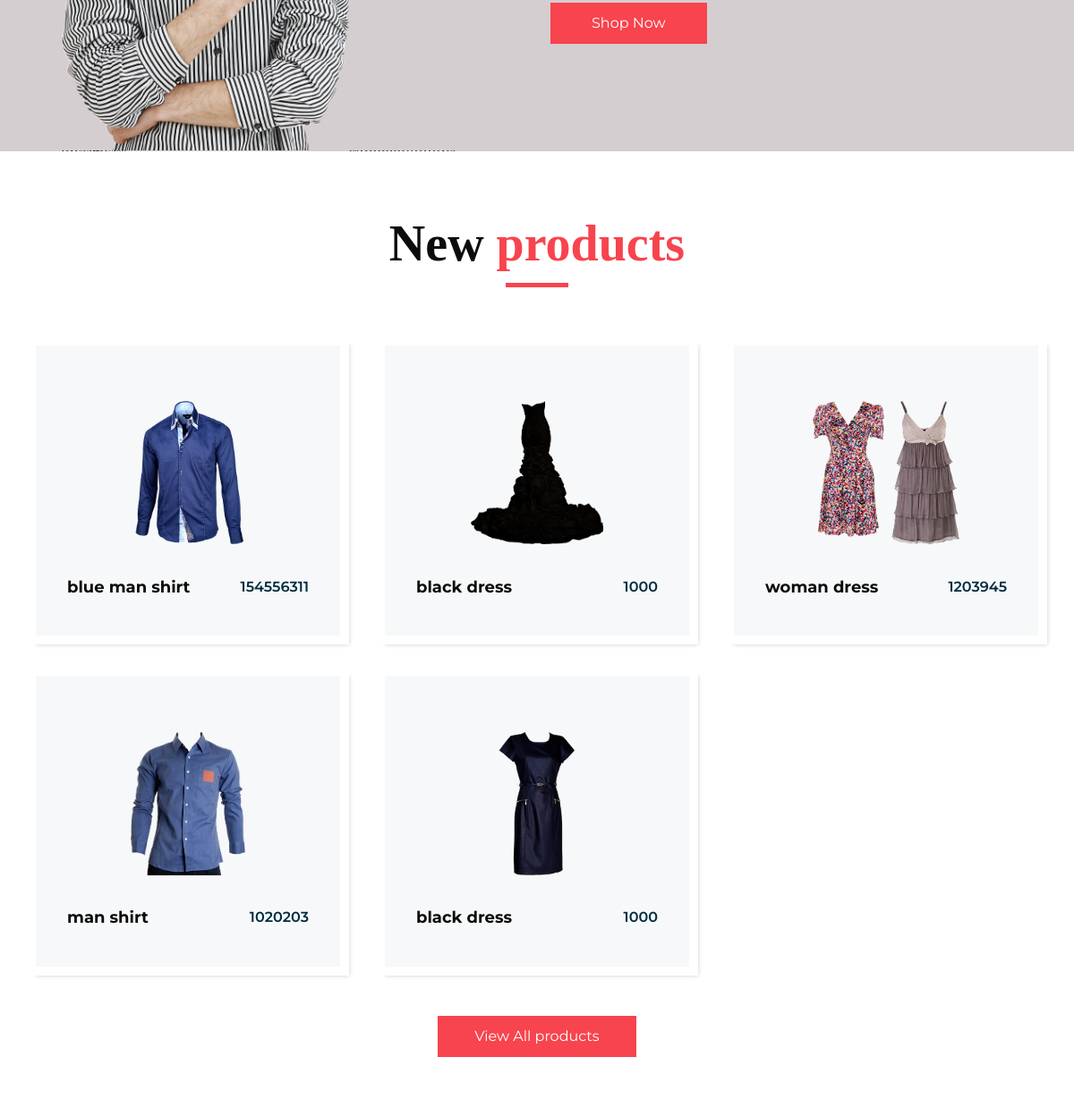
The app's page / (middle part), older data.
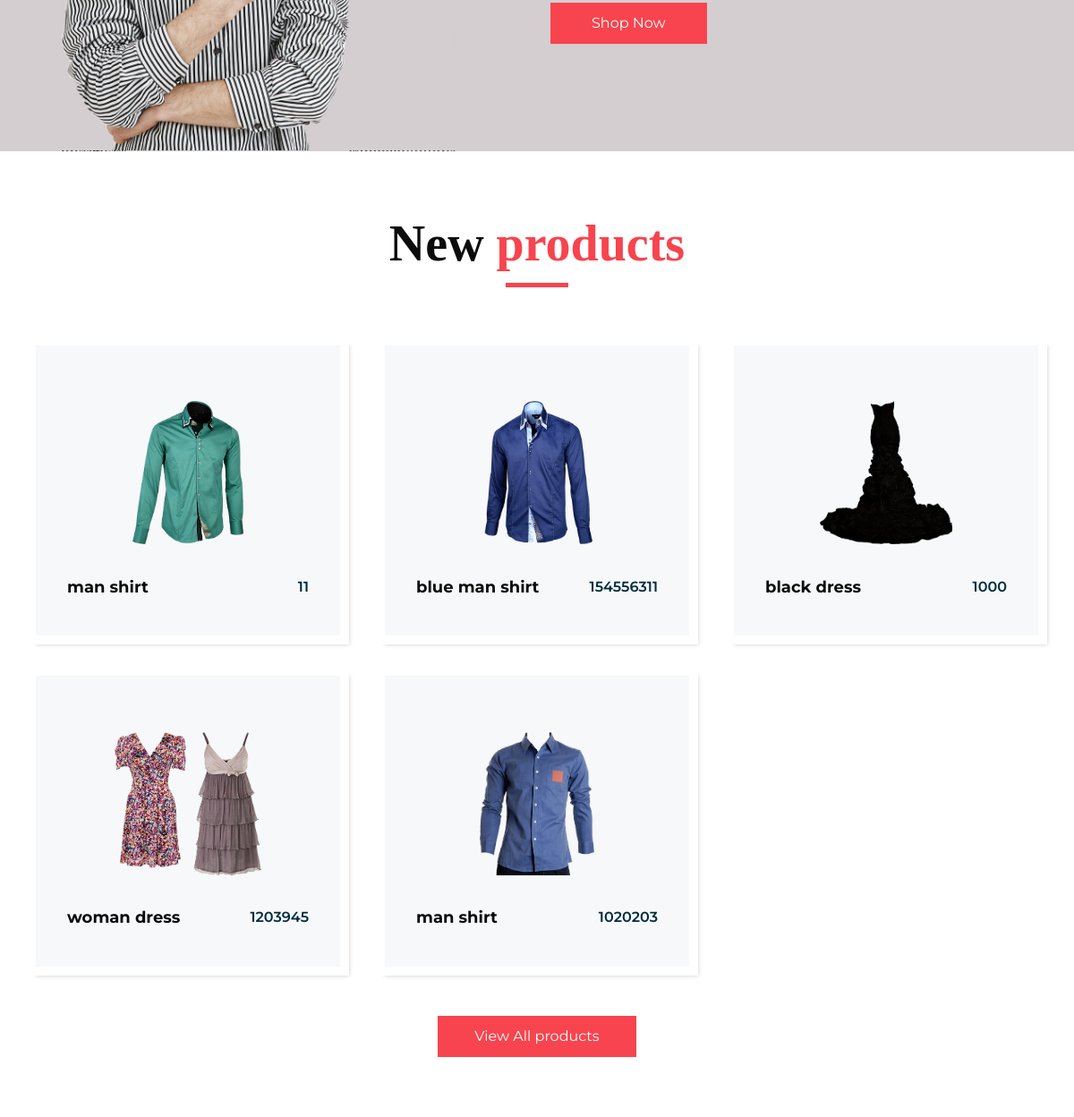
The same page, newer data.
### shop/models.py (models this page shows, shortened)
class Product(models.Model):
    category = models.ForeignKey(Category, related_name="products", on_delete=models.CASCADE,)
    name = models.CharField( max_length=200, db_index=True)
    slug = models.SlugField( max_length=200, db_index=True)
    description = models.TextField(blank=True)
    price = models.PositiveIntegerField()
    image = models.ImageField( blank=True, upload_to=user_directory_path)
    amount = models.PositiveIntegerField()
    created = models.DateTimeField(auto_now_add=True)
    updated = models.DateTimeField(auto_now=True)
    class Meta:
        ordering = ("-updated",)
        index_together = (("id", "slug"),)

### Shop-core/views.py (the view)
# urls.py: path("", homepage, name="home"),
def homepage(request):
    new_products = Product.objects.order_by("-id")[0:5]
    return render(request, "index.html", {"new_products": new_products})

### cart/cart.py (called while the page is built)
    def __len__(self):
        return sum(item["quantity"] for item in self.cart.values())

### cart/context_procssesor.py (called while the page is built)
def cart(request):
    return {"cart": Cart(request)}

### templates/index.html (shortened to what this page needs)
<!DOCTYPE html>
{% load  static %}
<html lang="">
   <head>
      <link rel="stylesheet" type="text/css" href="{% static 'css/bootstrap.css' %}" />
      <link href="{% static 'css/font-awesome.min.css' %}" rel="stylesheet" />
      <link href="{% static 'css/style.css' %}" rel="stylesheet" />
      <link href="{% static 'css/responsive.css' %}" rel="stylesheet" />
   </head>
   <body>
         {%block main%}
      <section class="arrival_section">
         <div class="container">
            <div class="box">
               <div class="arrival_bg_box">
                  <img src="{% static 'images/arrival-bg.png' %}" alt="">
               </div>
               <div class="row">
                  <div class="col-md-6 ml-auto">
                     <a href="{% url  'shop:product-list' %}">
                     Shop Now
                     </a>
                  </div>
               </div>
            </div>
         </div>
      </section>
      <section class="product_section layout_padding">
         <div class="container">
            <div class="heading_container heading_center">
               <h2>
                  New <span>products</span>
               </h2>
            </div>
            <div class="row">
               {% for product in new_products %}
               <div class="col-sm-6 col-md-4 col-lg-4">
                  <div class="box">
                     <div class="img-box">
                        <img src="{{ product.image.url }}" alt="">
                     </div>
                     <div class="detail-box">
                        <h5>
                           {{ product.name }}
                        </h5>
                        <h6>
                           {{ product.price }}
                        </h6>
                     </div>
                  </div>
               </div>
               {% endfor %}
            </div>
            <div class="btn-box">
               <a href="{% url 'shop:product-list' %}">
               View All products
               </a>
            </div>
         </div>
      </section>
      {%endblock%}
   </body>
</html>

### static/css/style.css (style rules this page uses)
* { box-sizing: border-box; }
body { font-family: 'Montserrat', sans-serif; color: #0c0c0c; background-color: #ffffff; overflow-x: hidden; }
.layout_padding { padding: 70px 0; }
h1, h2 { font-family: 'Playfair Display', serif; }
.heading_container { display: -webkit-box; display: -ms-flexbox; display: flex; -webkit-box-orient: vertical; -webkit-box-direction: normal; -ms-flex-direction: column; flex-direction: column; -webkit-box-align: start; -ms-flex-align: start; align-items: flex-start; }
.heading_container h2 { position: relative; margin-bottom: 0; font-size: 3.5rem; font-weight: bold; }
.heading_container h2::after { content: ""; display: block; width: 70px; height: 5px; background: #f7444e; margin: 10px auto 10px; }
.heading_container h2 span { color: #f7444e; }
.heading_container.heading_center { -webkit-box-align: center; -ms-flex-align: center; align-items: center; text-align: center; }
a, a:hover, a:focus { text-decoration: none; }
.product_section .heading_container { margin-bottom: 20px; }
.product_section .box { position: relative; margin-top: 25px; padding: 35px 35px; background-color: #f7f8f9; -webkit-transition: all .3s; transition: all .3s; overflow: hidden; box-shadow: 5px 5px 5px -5px rgba(0,0,0,.2); border: solid #fff 10px; }
.product_section .box .img-box { display: -webkit-box; display: -ms-flexbox; display: flex; -webkit-box-pack: center; -ms-flex-pack: center; justify-content: center; -webkit-box-align: center; -ms-flex-align: center; align-items: center; height: 215px; }
.product_section .box .img-box img { max-width: 100%; max-height: 160px; -webkit-transition: all .3s; transition: all .3s; }
.product_section .box .detail-box { text-align: center; display: -webkit-box; display: -ms-flexbox; display: flex; -webkit-box-pack: justify; -ms-flex-pack: justify; justify-content: space-between; }
.product_section .box .detail-box h5 { font-size: 18px; margin-top: 10px; }
.product_section .box .detail-box h6 { margin-top: 10px; color: #002c3e; font-weight: 600; }
.arrival_section { background-color: #d4ced0; }
.product_section .btn-box { display: -webkit-box; display: -ms-flexbox; display: flex; -webkit-box-pack: center; -ms-flex-pack: center; justify-content: center; margin-top: 45px; }
.product_section .btn-box a { display: inline-block; padding: 10px 40px; background-color: #f7444e; border: 1px solid #f7444e; color: #ffffff; border-radius: 0; -webkit-transition: all 0.3s; transition: all 0.3s; }
.arrival_section .box { padding: 120px 45px; position: relative; }
.arrival_section .arrival_bg_box { position: absolute; top: 0; left: 0; width: 100%; height: 100%; z-index: 3; }
.arrival_section .arrival_bg_box img { width: 50%; height: 100%; -o-object-fit: cover; object-fit: cover; -o-object-position: top left; object-position: top left; }
.arrival_section a { display: inline-block; padding: 10px 45px; background-color: #f7444e; border: 1px solid #f7444e; color: #ffffff; border-radius: 0; -webkit-transition: all 0.3s; transition: all 0.3s; }
.detail-box h5 { font-size: 21px; font-weight: 700; }

### static/css/responsive.css (style rules this page uses)
@media (min-width: 1200px) { .container { max-width: 1170px; } }

Row changes from the older to the newer data that the page shows:
no longer on this page (row unchanged): Product: image (picture), name "black dress", price "1000"
added Product: image (picture), name "man shirt", price "11"
